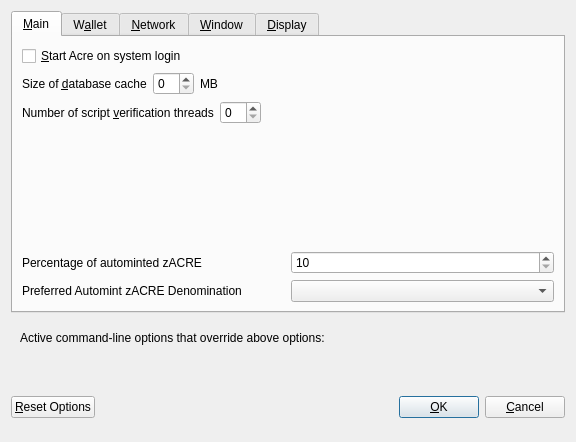
<?xml version="1.0" encoding="UTF-8"?>
<ui version="4.0">
 <class>OptionsDialog</class>
 <widget class="QDialog" name="OptionsDialog">
  <property name="geometry">
   <rect>
    <x>0</x>
    <y>0</y>
    <width>576</width>
    <height>442</height>
   </rect>
  </property>
  <property name="windowTitle">
   <string>Options</string>
  </property>
  <property name="modal">
   <bool>true</bool>
  </property>
  <layout class="QVBoxLayout" name="verticalLayout">
   <item>
    <widget class="QTabWidget" name="tabWidget">
     <property name="currentIndex">
      <number>0</number>
     </property>
     <widget class="QWidget" name="tabMain">
      <attribute name="title">
       <string>&amp;Main</string>
      </attribute>
      <layout class="QVBoxLayout" name="verticalLayout_Main">
       <item>
        <widget class="QCheckBox" name="bitcoinAtStartup">
         <property name="toolTip">
          <string>Automatically start Acre after logging in to the system.</string>
         </property>
         <property name="text">
          <string>&amp;Start Acre on system login</string>
         </property>
        </widget>
       </item>
       <item>
        <layout class="QHBoxLayout" name="horizontalLayout_2_Main">
         <item>
          <widget class="QLabel" name="databaseCacheLabel">
           <property name="text">
            <string>Size of &amp;database cache</string>
           </property>
           <property name="textFormat">
            <enum>Qt::PlainText</enum>
           </property>
           <property name="buddy">
            <cstring>databaseCache</cstring>
           </property>
          </widget>
         </item>
         <item>
          <widget class="QSpinBox" name="databaseCache"/>
         </item>
         <item>
          <widget class="QLabel" name="databaseCacheUnitLabel">
           <property name="text">
            <string>MB</string>
           </property>
           <property name="textFormat">
            <enum>Qt::PlainText</enum>
           </property>
          </widget>
         </item>
         <item>
          <spacer name="horizontalSpacer_2_Main">
           <property name="orientation">
            <enum>Qt::Horizontal</enum>
           </property>
           <property name="sizeHint" stdset="0">
            <size>
             <width>40</width>
             <height>20</height>
            </size>
           </property>
          </spacer>
         </item>
        </layout>
       </item>
       <item>
        <layout class="QHBoxLayout" name="horizontalLayout_3_Main">
         <item>
          <widget class="QLabel" name="threadsScriptVerifLabel">
           <property name="text">
            <string>Number of script &amp;verification threads</string>
           </property>
           <property name="textFormat">
            <enum>Qt::PlainText</enum>
           </property>
           <property name="buddy">
            <cstring>threadsScriptVerif</cstring>
           </property>
          </widget>
         </item>
         <item>
          <widget class="QSpinBox" name="threadsScriptVerif">
           <property name="toolTip">
            <string>(0 = auto, &lt;0 = leave that many cores free)</string>
           </property>
          </widget>
         </item>
         <item>
          <spacer name="horizontalSpacer_3_Main">
           <property name="orientation">
            <enum>Qt::Horizontal</enum>
           </property>
           <property name="sizeHint" stdset="0">
            <size>
             <width>40</width>
             <height>20</height>
            </size>
           </property>
          </spacer>
         </item>
        </layout>
       </item>
       <item>
        <spacer name="verticalSpacer_2">
         <property name="orientation">
          <enum>Qt::Vertical</enum>
         </property>
         <property name="sizeHint" stdset="0">
          <size>
           <width>20</width>
           <height>40</height>
          </size>
         </property>
        </spacer>
       </item>
       <item>
        <layout class="QHBoxLayout" name="horizontalLayout_3">
         <item>
          <widget class="QLabel" name="percentage_label">
           <property name="toolTip">
            <string>Percentage of incoming ACRE which get automatically converted to zACRE via Zerocoin Protocol (min: 10%)</string>
           </property>
           <property name="text">
            <string>Percentage of autominted zACRE</string>
           </property>
          </widget>
         </item>
         <item>
          <widget class="QSpinBox" name="zeromintPercentage">
           <property name="minimum">
            <number>10</number>
           </property>
           <property name="maximum">
            <number>100</number>
           </property>
          </widget>
         </item>
        </layout>
       </item>
       <item>
        <layout class="QHBoxLayout" name="horizontalLayout" stretch="0,0">
         <property name="sizeConstraint">
          <enum>QLayout::SetFixedSize</enum>
         </property>
         <item>
          <widget class="QLabel" name="labelPreferredDenom">
           <property name="maximumSize">
            <size>
             <width>16777215</width>
             <height>16777215</height>
            </size>
           </property>
           <property name="toolTip">
            <string>Wait with automatic conversion to Zerocoin until enough ACRE for this denomination is available</string>
           </property>
           <property name="text">
            <string>Preferred Automint zACRE Denomination</string>
           </property>
          </widget>
         </item>
         <item>
          <widget class="QComboBox" name="preferredDenom">
           <property name="maximumSize">
            <size>
             <width>16777215</width>
             <height>27</height>
            </size>
           </property>
           <property name="toolTip">
            <string>Wait with automatic conversion to Zerocoin until enough ACRE for this denomination is available</string>
           </property>
           <property name="maxVisibleItems">
            <number>9</number>
           </property>
           <property name="maxCount">
            <number>9</number>
           </property>
          </widget>
         </item>
        </layout>
       </item>
      </layout>
     </widget>
     <widget class="QWidget" name="tabWallet">
      <attribute name="title">
       <string>W&amp;allet</string>
      </attribute>
      <layout class="QVBoxLayout" name="verticalLayout_Wallet">
       <item>
        <widget class="QGroupBox" name="groupBox">
         <property name="title">
          <string>Expert</string>
         </property>
         <layout class="QVBoxLayout" name="verticalLayout_2">
          <item>
           <widget class="QCheckBox" name="coinControlFeatures">
            <property name="toolTip">
             <string>Whether to show coin control features or not.</string>
            </property>
            <property name="text">
             <string>Enable coin &amp;control features</string>
            </property>
           </widget>
          </item>
          <item>
           <widget class="QCheckBox" name="showMasternodesTab">
            <property name="toolTip">
             <string>Show additional tab listing all your masternodes in first sub-tab&lt;br/&gt;and all masternodes on the network in second sub-tab.</string>
            </property>
            <property name="text">
             <string>Show Masternodes Tab</string>
            </property>
           </widget>
          </item>
          <item>
           <widget class="QCheckBox" name="spendZeroConfChange">
            <property name="toolTip">
             <string>If you disable the spending of unconfirmed change, the change from a transaction&lt;br/&gt;cannot be used until that transaction has at least one confirmation.&lt;br/&gt;This also affects how your balance is computed.</string>
            </property>
            <property name="text">
             <string>&amp;Spend unconfirmed change</string>
            </property>
           </widget>
          </item>
         </layout>
        </widget>
       </item>
       <item>
        <spacer name="verticalSpacer_Wallet">
         <property name="orientation">
          <enum>Qt::Vertical</enum>
         </property>
         <property name="sizeHint" stdset="0">
          <size>
           <width>20</width>
           <height>40</height>
          </size>
         </property>
        </spacer>
       </item>
      </layout>
     </widget>
     <widget class="QWidget" name="tabNetwork">
      <attribute name="title">
       <string>&amp;Network</string>
      </attribute>
      <layout class="QVBoxLayout" name="verticalLayout_Network">
       <item>
        <widget class="QCheckBox" name="mapPortUpnp">
         <property name="toolTip">
          <string>Automatically open the Acre client port on the router. This only works when your router supports UPnP and it is enabled.</string>
         </property>
         <property name="text">
          <string>Map port using &amp;UPnP</string>
         </property>
        </widget>
       </item>
       <item>
        <widget class="QCheckBox" name="allowIncoming">
         <property name="toolTip">
          <string>Accept connections from outside</string>
         </property>
         <property name="text">
          <string>Allow incoming connections</string>
         </property>
        </widget>
       </item>
       <item>
        <widget class="QCheckBox" name="connectSocks">
         <property name="toolTip">
          <string>Connect to the Acre network through a SOCKS5 proxy.</string>
         </property>
         <property name="text">
          <string>&amp;Connect through SOCKS5 proxy (default proxy):</string>
         </property>
        </widget>
       </item>
       <item>
        <layout class="QHBoxLayout" name="horizontalLayout_1_Network">
         <item>
          <widget class="QLabel" name="proxyIpLabel">
           <property name="text">
            <string>Proxy &amp;IP:</string>
           </property>
           <property name="textFormat">
            <enum>Qt::PlainText</enum>
           </property>
           <property name="buddy">
            <cstring>proxyIp</cstring>
           </property>
          </widget>
         </item>
         <item>
          <widget class="QValidatedLineEdit" name="proxyIp">
           <property name="minimumSize">
            <size>
             <width>140</width>
             <height>0</height>
            </size>
           </property>
           <property name="maximumSize">
            <size>
             <width>140</width>
             <height>16777215</height>
            </size>
           </property>
           <property name="toolTip">
            <string>IP address of the proxy (e.g. IPv4: 127.0.0.1 / IPv6: ::1)</string>
           </property>
          </widget>
         </item>
         <item>
          <widget class="QLabel" name="proxyPortLabel">
           <property name="text">
            <string>&amp;Port:</string>
           </property>
           <property name="textFormat">
            <enum>Qt::PlainText</enum>
           </property>
           <property name="buddy">
            <cstring>proxyPort</cstring>
           </property>
          </widget>
         </item>
         <item>
          <widget class="QLineEdit" name="proxyPort">
           <property name="minimumSize">
            <size>
             <width>55</width>
             <height>0</height>
            </size>
           </property>
           <property name="maximumSize">
            <size>
             <width>55</width>
             <height>16777215</height>
            </size>
           </property>
           <property name="toolTip">
            <string>Port of the proxy (e.g. 9050)</string>
           </property>
          </widget>
         </item>
         <item>
          <spacer name="horizontalSpacer_1_Network">
           <property name="orientation">
            <enum>Qt::Horizontal</enum>
           </property>
           <property name="sizeHint" stdset="0">
            <size>
             <width>40</width>
             <height>20</height>
            </size>
           </property>
          </spacer>
         </item>
        </layout>
       </item>
       <item>
        <spacer name="verticalSpacer_Network">
         <property name="orientation">
          <enum>Qt::Vertical</enum>
         </property>
         <property name="sizeHint" stdset="0">
          <size>
           <width>20</width>
           <height>40</height>
          </size>
         </property>
        </spacer>
       </item>
      </layout>
     </widget>
     <widget class="QWidget" name="tabWindow">
      <attribute name="title">
       <string>&amp;Window</string>
      </attribute>
      <layout class="QVBoxLayout" name="verticalLayout_Window">
       <item>
        <widget class="QCheckBox" name="minimizeToTray">
         <property name="toolTip">
          <string>Show only a tray icon after minimizing the window.</string>
         </property>
         <property name="text">
          <string>&amp;Minimize to the tray instead of the taskbar</string>
         </property>
        </widget>
       </item>
       <item>
        <widget class="QCheckBox" name="minimizeOnClose">
         <property name="toolTip">
          <string>Minimize instead of exit the application when the window is closed. When this option is enabled, the application will be closed only after selecting Quit in the menu.</string>
         </property>
         <property name="text">
          <string>M&amp;inimize on close</string>
         </property>
        </widget>
       </item>
       <item>
        <spacer name="verticalSpacer_Window">
         <property name="orientation">
          <enum>Qt::Vertical</enum>
         </property>
         <property name="sizeHint" stdset="0">
          <size>
           <width>20</width>
           <height>40</height>
          </size>
         </property>
        </spacer>
       </item>
      </layout>
     </widget>
     <widget class="QWidget" name="tabDisplay">
      <attribute name="title">
       <string>&amp;Display</string>
      </attribute>
      <layout class="QVBoxLayout" name="verticalLayout_Display">
       <item>
        <layout class="QHBoxLayout" name="horizontalLayout_1_Display">
         <item>
          <widget class="QLabel" name="langLabel">
           <property name="text">
            <string>User Interface &amp;language:</string>
           </property>
           <property name="textFormat">
            <enum>Qt::PlainText</enum>
           </property>
           <property name="buddy">
            <cstring>lang</cstring>
           </property>
          </widget>
         </item>
         <item>
          <widget class="QValueComboBox" name="lang">
           <property name="toolTip">
            <string>The user interface language can be set here. This setting will take effect after restarting Acre.</string>
           </property>
          </widget>
         </item>
        </layout>
       </item>
       <item>
        <widget class="QLabel" name="label_3">
         <property name="toolTip">
          <string notr="true"/>
         </property>
         <property name="statusTip">
          <string notr="true"/>
         </property>
         <property name="whatsThis">
          <string notr="true"/>
         </property>
         <property name="accessibleName">
          <string notr="true"/>
         </property>
         <property name="text">
          <string>Language missing or translation incomplete? Help contributing translations here:
https://www.transifex.com/acre-project/acre-project-translations</string>
         </property>
         <property name="wordWrap">
          <bool>true</bool>
         </property>
         <property name="openExternalLinks">
          <bool>true</bool>
         </property>
         <property name="textInteractionFlags">
          <set>Qt::TextBrowserInteraction</set>
         </property>
        </widget>
       </item>
       <item>
        <layout class="QHBoxLayout" name="horizontalLayout_4_Display" stretch="0,0">
         <item>
          <widget class="QLabel" name="themeLabel">
           <property name="text">
            <string>User Interface Theme:</string>
           </property>
          </widget>
         </item>
         <item>
          <widget class="QValueComboBox" name="theme"/>
         </item>
        </layout>
       </item>
       <item>
        <widget class="Line" name="line">
         <property name="orientation">
          <enum>Qt::Horizontal</enum>
         </property>
        </widget>
       </item>
       <item>
        <layout class="QHBoxLayout" name="horizontalLayout_2_Display">
         <item>
          <widget class="QLabel" name="unitLabel">
           <property name="text">
            <string>&amp;Unit to show amounts in:</string>
           </property>
           <property name="textFormat">
            <enum>Qt::PlainText</enum>
           </property>
           <property name="buddy">
            <cstring>unit</cstring>
           </property>
          </widget>
         </item>
         <item>
          <widget class="QValueComboBox" name="unit">
           <property name="toolTip">
            <string>Choose the default subdivision unit to show in the interface and when sending coins.</string>
           </property>
          </widget>
         </item>
        </layout>
       </item>
       <item>
        <layout class="QHBoxLayout" name="horizontalLayout_5_Display">
         <item>
          <widget class="QLabel" name="digitsLabel">
           <property name="text">
            <string>Decimal digits</string>
           </property>
          </widget>
         </item>
         <item>
          <widget class="QValueComboBox" name="digits"/>
         </item>
        </layout>
       </item>
       <item>
        <layout class="QHBoxLayout" name="horizontalLayout_3_Display">
         <item>
          <widget class="QLabel" name="thirdPartyTxUrlsLabel">
           <property name="toolTip">
            <string>Third party URLs (e.g. a block explorer) that appear in the transactions tab as context menu items. %s in the URL is replaced by transaction hash. Multiple URLs are separated by vertical bar |.</string>
           </property>
           <property name="text">
            <string>Third party transaction URLs</string>
           </property>
           <property name="buddy">
            <cstring>thirdPartyTxUrls</cstring>
           </property>
          </widget>
         </item>
         <item>
          <widget class="QLineEdit" name="thirdPartyTxUrls">
           <property name="toolTip">
            <string>Third party URLs (e.g. a block explorer) that appear in the transactions tab as context menu items. %s in the URL is replaced by transaction hash. Multiple URLs are separated by vertical bar |.</string>
           </property>
          </widget>
         </item>
        </layout>
       </item>
       <item>
        <spacer name="verticalSpacer">
         <property name="orientation">
          <enum>Qt::Vertical</enum>
         </property>
         <property name="sizeHint" stdset="0">
          <size>
           <width>20</width>
           <height>40</height>
          </size>
         </property>
        </spacer>
       </item>
      </layout>
     </widget>
    </widget>
   </item>
   <item>
    <widget class="QFrame" name="frame">
     <layout class="QVBoxLayout" name="verticalLayout_Bottom">
      <item>
       <layout class="QHBoxLayout" name="horizontalLayout_Bottom">
        <item>
         <widget class="QLabel" name="overriddenByCommandLineInfoLabel">
          <property name="text">
           <string>Active command-line options that override above options:</string>
          </property>
          <property name="textFormat">
           <enum>Qt::PlainText</enum>
          </property>
         </widget>
        </item>
        <item>
         <spacer name="horizontalSpacer_Bottom">
          <property name="orientation">
           <enum>Qt::Horizontal</enum>
          </property>
          <property name="sizeHint" stdset="0">
           <size>
            <width>40</width>
            <height>20</height>
           </size>
          </property>
         </spacer>
        </item>
       </layout>
      </item>
      <item>
       <widget class="QLabel" name="overriddenByCommandLineLabel">
        <property name="text">
         <string/>
        </property>
        <property name="textFormat">
         <enum>Qt::PlainText</enum>
        </property>
        <property name="wordWrap">
         <bool>true</bool>
        </property>
       </widget>
      </item>
     </layout>
    </widget>
   </item>
   <item>
    <layout class="QHBoxLayout" name="horizontalLayout_Buttons">
     <item>
      <widget class="QPushButton" name="resetButton">
       <property name="toolTip">
        <string>Reset all client options to default.</string>
       </property>
       <property name="text">
        <string>&amp;Reset Options</string>
       </property>
       <property name="autoDefault">
        <bool>false</bool>
       </property>
      </widget>
     </item>
     <item>
      <spacer name="horizontalSpacer_1">
       <property name="orientation">
        <enum>Qt::Horizontal</enum>
       </property>
       <property name="sizeHint" stdset="0">
        <size>
         <width>40</width>
         <height>48</height>
        </size>
       </property>
      </spacer>
     </item>
     <item>
      <widget class="QLabel" name="statusLabel">
       <property name="minimumSize">
        <size>
         <width>200</width>
         <height>0</height>
        </size>
       </property>
       <property name="font">
        <font>
         <weight>75</weight>
         <bold>true</bold>
        </font>
       </property>
       <property name="text">
        <string/>
       </property>
       <property name="textFormat">
        <enum>Qt::PlainText</enum>
       </property>
       <property name="wordWrap">
        <bool>true</bool>
       </property>
      </widget>
     </item>
     <item>
      <spacer name="horizontalSpacer_2">
       <property name="orientation">
        <enum>Qt::Horizontal</enum>
       </property>
       <property name="sizeHint" stdset="0">
        <size>
         <width>40</width>
         <height>48</height>
        </size>
       </property>
      </spacer>
     </item>
     <item>
      <widget class="QPushButton" name="okButton">
       <property name="text">
        <string>&amp;OK</string>
       </property>
       <property name="autoDefault">
        <bool>false</bool>
       </property>
       <property name="default">
        <bool>true</bool>
       </property>
      </widget>
     </item>
     <item>
      <widget class="QPushButton" name="cancelButton">
       <property name="text">
        <string>&amp;Cancel</string>
       </property>
       <property name="autoDefault">
        <bool>false</bool>
       </property>
      </widget>
     </item>
    </layout>
   </item>
  </layout>
 </widget>
 <customwidgets>
  <customwidget>
   <class>QValidatedLineEdit</class>
   <extends>QLineEdit</extends>
   <header>qvalidatedlineedit.h</header>
  </customwidget>
  <customwidget>
   <class>QValueComboBox</class>
   <extends>QComboBox</extends>
   <header>qvaluecombobox.h</header>
  </customwidget>
 </customwidgets>
 <resources/>
 <connections/>
</ui>
